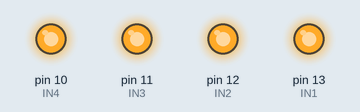
Recording of a sketch running on a simulated Arduino Uno, built with avr-gcc and run on an emulated ATmega328P. Parts: output pins drawn as LEDs (lit = HIGH).

Above: at 0.1 s.
Timing chart, 0 to 1.6 s (numbered marks = the images above):
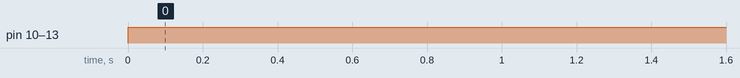

Measured:
- by itself, pin 10 (IN4), pin 11 (IN3), pin 12 (IN2), pin 13 (IN1): LOW → HIGH at 0.00 s

The sketch:

2.ino
```cpp
const int IN1 = 13;
const int IN2 = 12;
const int IN3 = 11;
const int IN4 = 10;

void setup() {
  // put your setup code here, to run once:
  pinMode (IN1, OUTPUT);
  pinMode (IN2, OUTPUT);
  pinMode (IN3, OUTPUT);
  pinMode (IN4, OUTPUT);
}

void loop() {
  // put your main code here, to run repeatedly:
  digitalWrite(IN1, HIGH);
  digitalWrite(IN2, HIGH);
  digitalWrite(IN3, HIGH);
  digitalWrite(IN4, HIGH);
}
```
